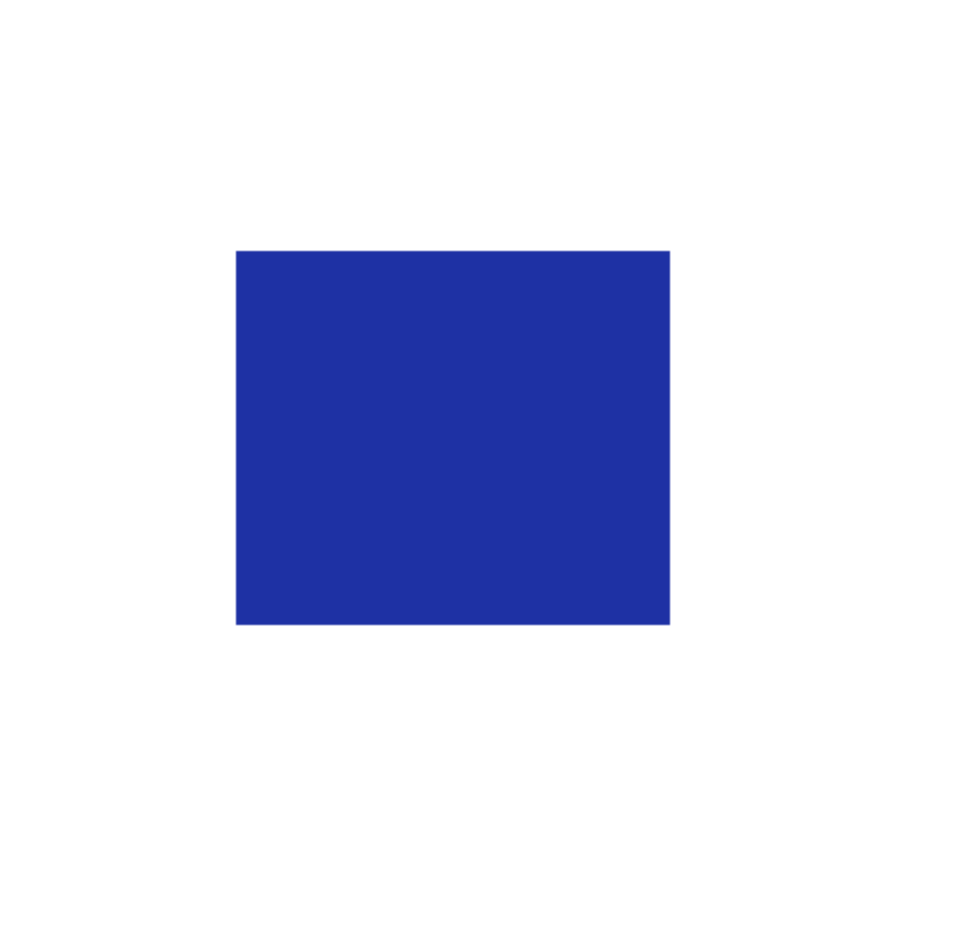
#> input picture Odev2/resimler/kare.png, 957 x 935 px, found by its file name
$ python kare.py
#> lines starting #> are read from the running program, lines starting #| are printed output that depends on the picture
import cv2
import numpy as np
import matplotlib.pyplot as plt

# Kare fotoğrafı yükleme
img = cv2.imread('kare.png')
#> img is the input picture: shape (935, 957, 3); mean B, G, R 238.5, 217.6, 214.2

# Fotoğrafı gri tonlamaya çevirme
gray_img = cv2.cvtColor(img, cv2.COLOR_BGR2GRAY)
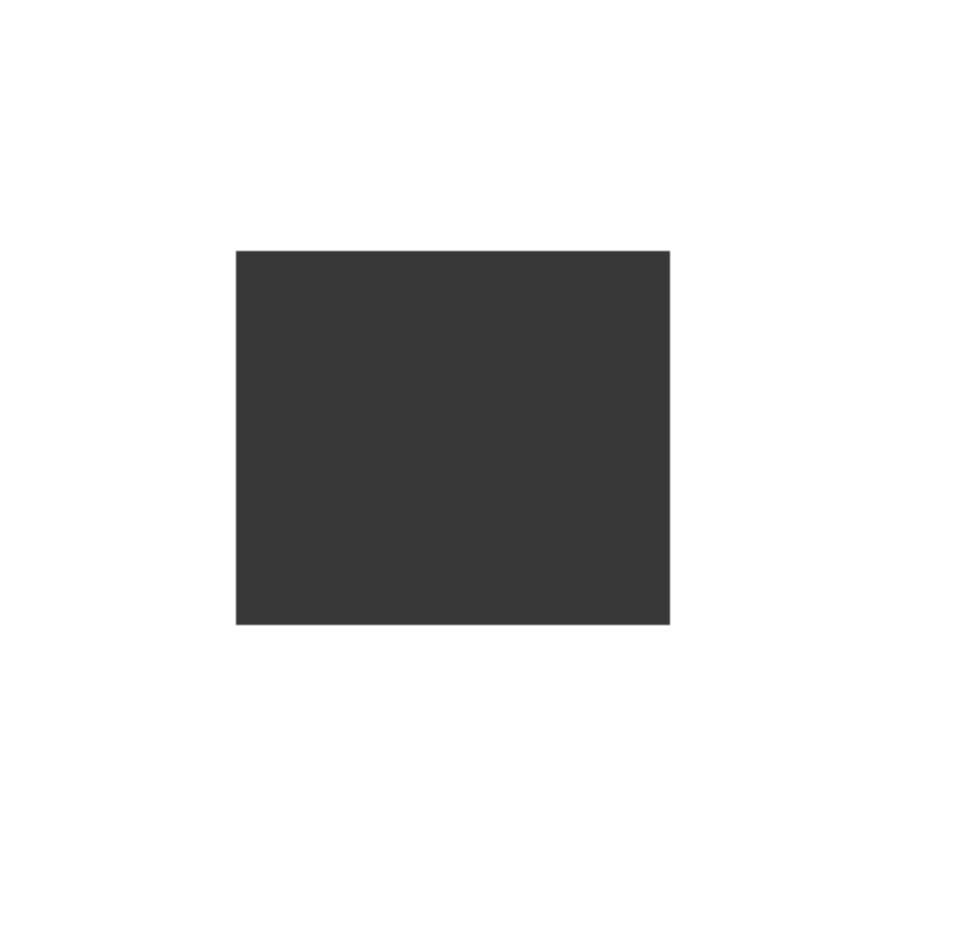
#> gray_img: shape (935, 957); min 56, max 255, mean 218.9

# Yatay türev filtresi [-1, 1]
horizontal_filter = np.array([[-1, 1]])

# Yatay türevi hesaplama
horizontal_derivative = cv2.filter2D(gray_img, -1, horizontal_filter)

# Dikey türev filtresi [-1, 1]T
vertical_filter = np.array([[-1], [1]])

# Dikey türevi hesaplama
vertical_derivative = cv2.filter2D(gray_img, -1, vertical_filter)

# Türevlerin min-max değerlerini kontrol etme
print("Horizontal Derivative Min-Max:", horizontal_derivative.min(), horizontal_derivative.max())
#| Horizontal Derivative Min-Max: 0 99
print("Vertical Derivative Min-Max:", vertical_derivative.min(), vertical_derivative.max())
#| Vertical Derivative Min-Max: 0 99

# Türev büyüklüğünü hesaplama (horizontal ve vertical türevlerin birleşimi)
magnitude = np.sqrt(np.square(horizontal_derivative) + np.square(vertical_derivative))
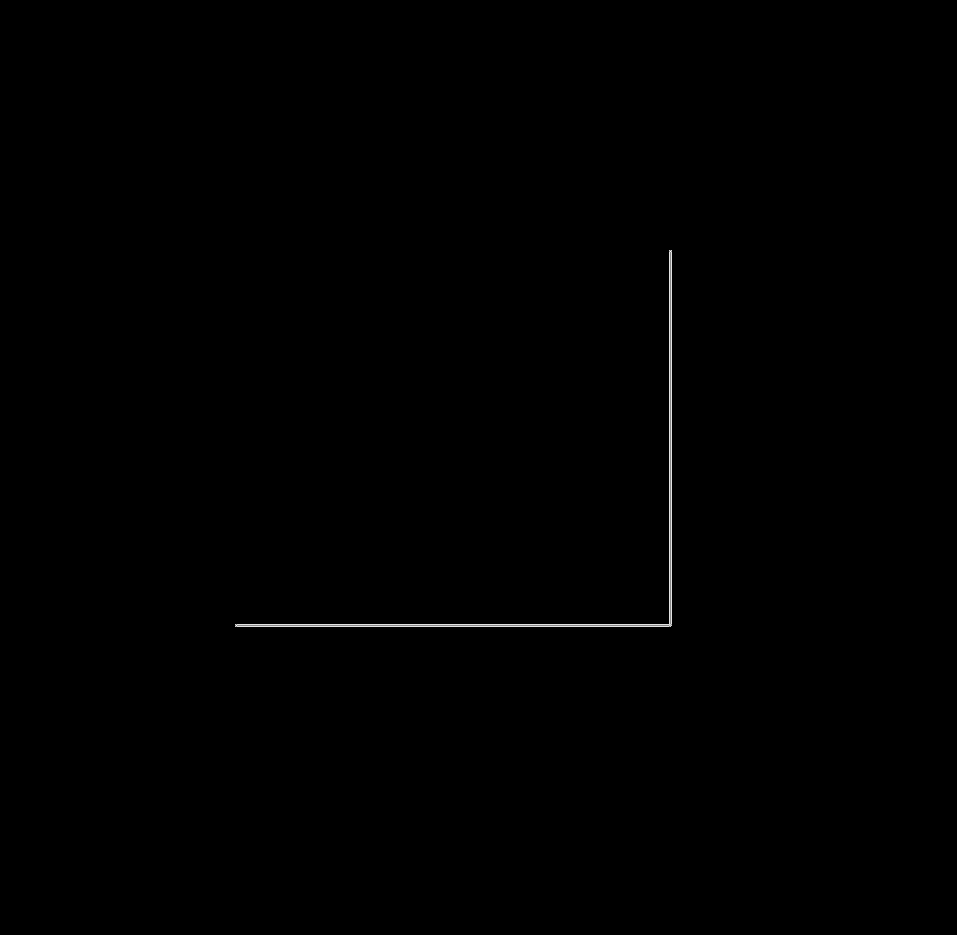
#> magnitude: shape (935, 957) float16; min 0, max 15.78, mean 0.0331; drawn with min black and max white

# Büyüklük hesaplamasının sonucunu kontrol etme
print("Magnitude Min-Max:", magnitude.min(), magnitude.max())
#| Magnitude Min-Max: 0.0 15.78

# Eğer büyüklük küçükse, ölçekleme yapalım
if magnitude.max() <= 5:
    magnitude *= 50  # Küçük değerleri daha anlamlı hale getirmek için ölçekleme

# Kendi normalizasyon fonksiyonumuzu kullanalım
magnitude = (magnitude - magnitude.min()) / (magnitude.max() - magnitude.min()) * 255

# Orijinal ve sonuç görüntülerini yan yana gösterme
plt.figure(figsize=(10, 5))

# Orijinal renkli fotoğraf
plt.subplot(1, 2, 1)
plt.imshow(cv2.cvtColor(img, cv2.COLOR_BGR2RGB))  # Orijinal fotoğrafı BGR'den RGB'ye çevirdik
plt.title('Orijinal Fotoğraf')

# Yatay ve dikey türevlerin birleşimi (renk haritası ile)
plt.subplot(1, 2, 2)
plt.imshow(magnitude, cmap='plasma')  # 'plasma' renk haritasını kullandık
plt.title('Yatay ve Dikey Türevlerin Birleşimi (Renkli)')

plt.show()
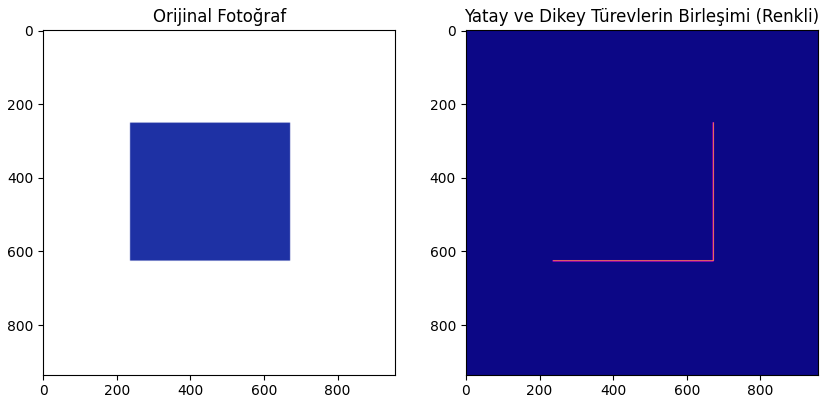
#> figure drawn by matplotlib, 2 panels

$ run again, with Odev2/resimler/elips.png copied over Odev2/resimler/kare.png
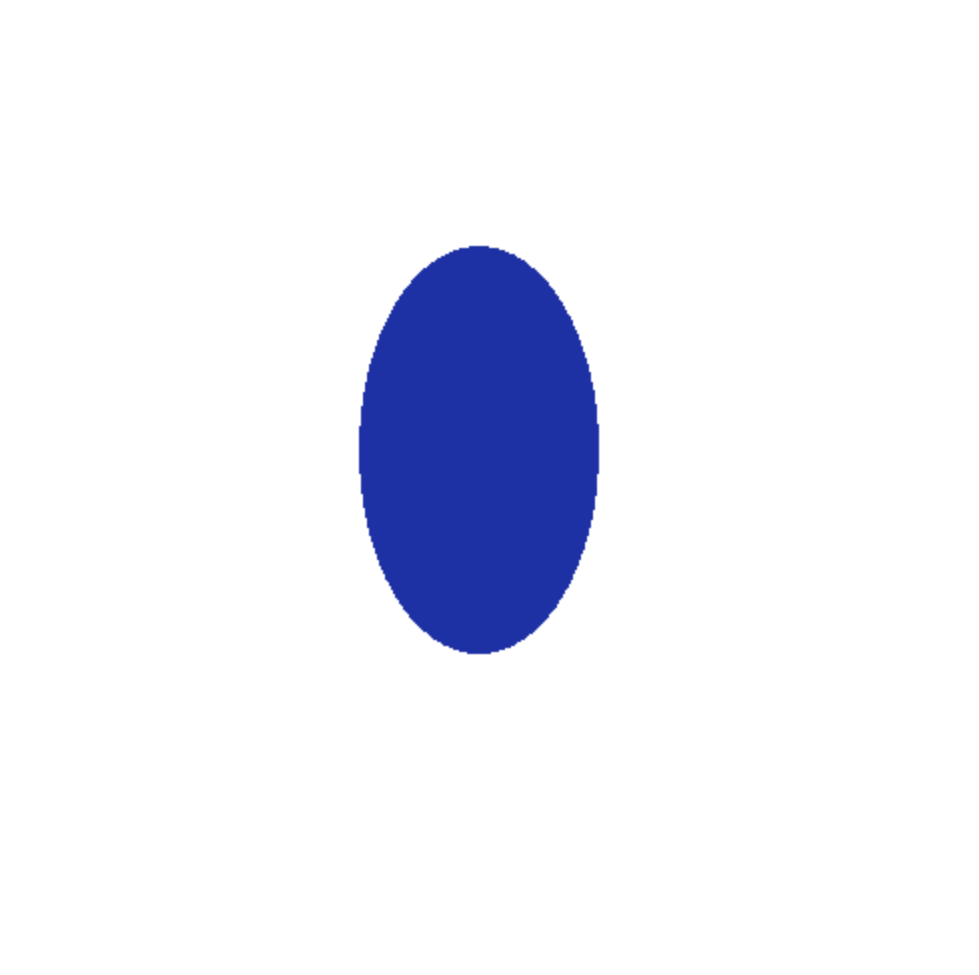
#> input picture Odev2/resimler/elips.png, 979 x 975 px, found by its file name
#> img is the input picture: shape (975, 979, 3); mean B, G, R 247.7, 238.4, 236.9
#> `horizontal_derivative = cv2.filter2D(gray_img, -1, horizontal_filter)`:
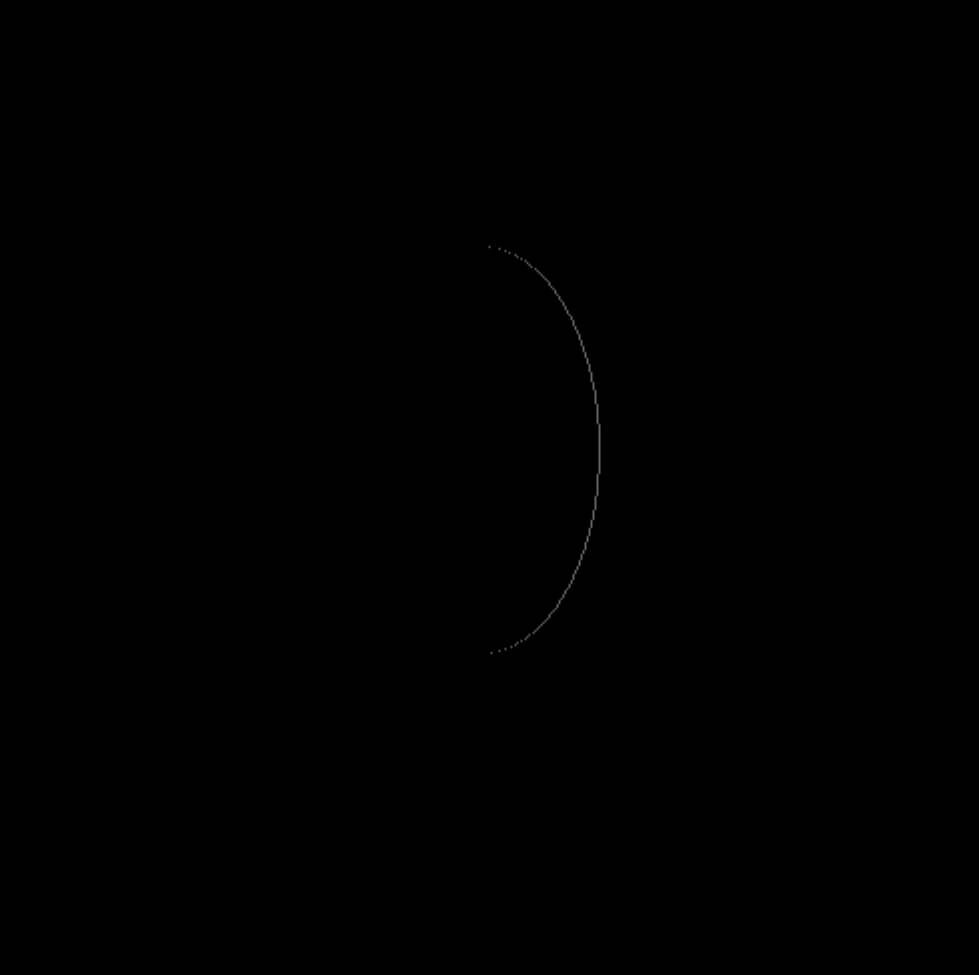
#> horizontal_derivative: shape (975, 979); min 0, max 99, mean 0.1
#| Horizontal Derivative Min-Max: 0 99
#| Vertical Derivative Min-Max: 0 99
#| Magnitude Min-Max: 0.0 15.78
#> `plt.show()`:
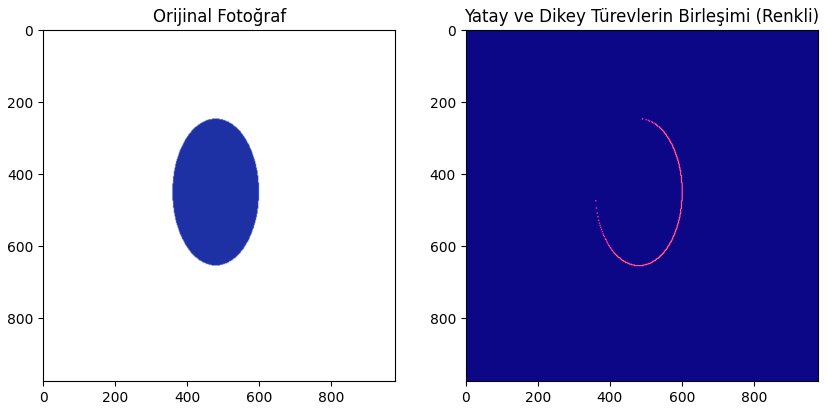
#> figure drawn by matplotlib, 2 panels
